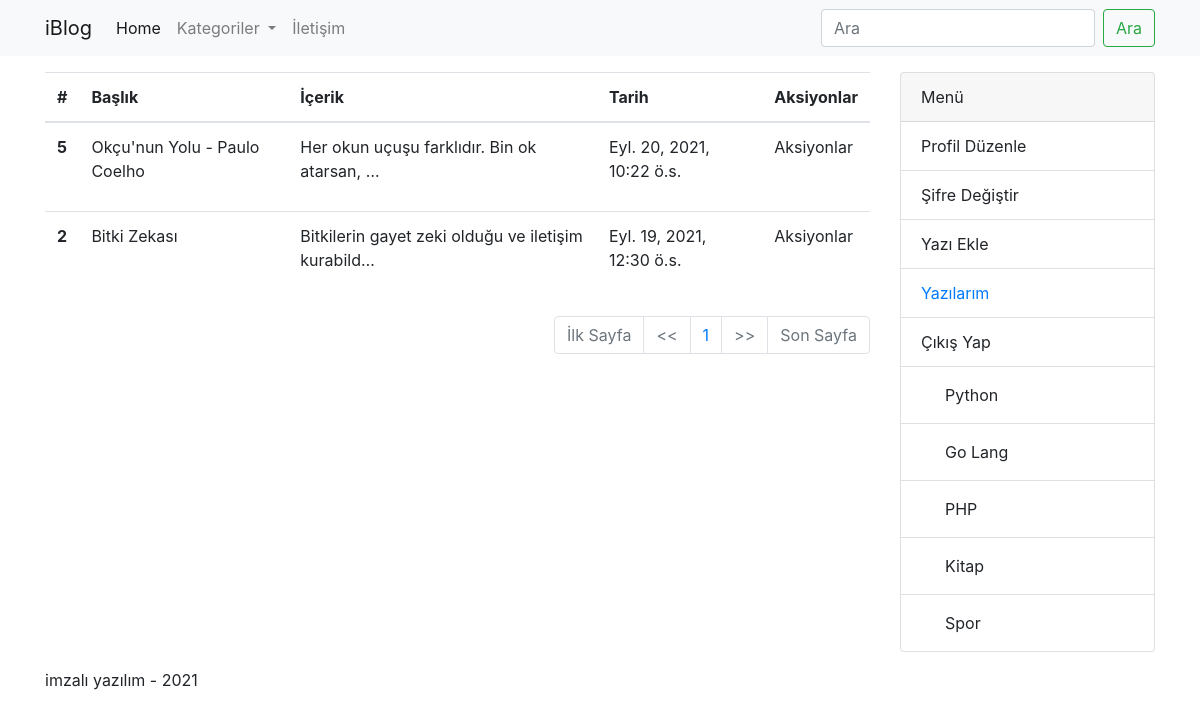
Page /yazilarim/ (signed in) on the committed database.
### app/blog/models/kategori.py (models this page shows, shortened)
class KategoriModel(models.Model):
    isim = models.CharField(max_length=30,blank=False,null=False)
    slug = AutoSlugField(populate_from='isim',unique=True)
    class Meta:
        db_table = 'kategori'
        verbose_name='Kategori'
        verbose_name_plural='Kategoriler'

### app/blog/views/yazilarim.py (the view)
# urls.py: path('yazilarim/', views.yazilarim, name='yazilarim'),
@login_required(login_url='anasayfa')
def yazilarim(request):
    yazilar = request.user.yazarinyazilari.order_by('-id')
    sayfa = request.GET.get('sayfa')
    paginator = Paginator(yazilar, 2)
    data = {
        'yazilar':paginator.get_page(sayfa)
    }
    return render(request, 'pages/yazilarim.html', context=data)

### app/blog/templatetags/kategori_list.py (called while the page is built)
@register.simple_tag
def kategori_list():
    kategoriler = KategoriModel.objects.all()
    return kategoriler

### app/blog/templates/pages/yazilarim.html (shortened to what this page needs)
{% extends 'base.html'%}
{% block content %}
<table class="table">
  <thead>
    <tr>
      <th scope="col">#</th>
      <th scope="col">Başlık</th>
      <th scope="col">İçerik</th>
      <th scope="col">Tarih</th>
      <th scope="col">Aksiyonlar</th>
    </tr>
  </thead>
  <tbody>
  {% for yazi in yazilar %}
    <tr>
      <th scope="row">{{yazi.id}}</th>
      <td>{{yazi.baslik}}</td>
      <td>{{yazi.icerik|safe|truncatechars_html:50}}</td>
      <td>{{yazi.duzenlenme_tarihi}}</td>
      <td>Aksiyonlar</td>
    </tr>
  {% empty %}
    <p>Hiç yazı bulunamadı.</p>
  {% endfor %}
</tbody>
</table>
  <nav aria-label="Page navigation example">
    <ul class="pagination justify-content-end">
      {% if yazilar.has_previous %}
        <li class="page-item">
          <a class="page-link" href="?sayfa=1" tabindex="-1" aria-disabled="true">İlk Sayfa</a>
        </li>
        <li class="page-item">
          <a class="page-link" href="?sayfa={{yazilar.previous_page_number}}" tabindex="-1" aria-disabled="true"><<</a>
        </li>
      {% else %}
        <li class="page-item disabled">
          <a class="page-link" href="#" tabindex="-1" aria-disabled="true">İlk Sayfa</a>
        </li>
        <li class="page-item disabled">
          <a class="page-link" href="#" tabindex="-1" aria-disabled="true"><<</a>
        </li>
      {% endif %}
        <li class="page-item"><a class="page-link" href="#">{{yazilar.number}}</a></li>
      {% if yazilar.has_next %}
        <li class="page-item">
          <a class="page-link" href="?sayfa={{yazilar.next_page_number}}">>></a>
        </li>
        <li class="page-item">
          <a class="page-link" href="?sayfa={{yazilar.paginator.num_pages}}">Son Sayfa</a>
        </li>
      {% else %}
        <li class="page-item disabled">
          <a class="page-link" href="#">>></a>
        </li>
        <li class="page-item disabled">
          <a class="page-link" href="#">Son Sayfa</a>
        </li>
      {% endif %}
    </ul>
    </nav>
{% endblock content %}

### templates/includes/sidebar.html
{% load kategori_list %}
{% kategori_list as kategoriler %}
<div class="col-sm-3">
    <div class="card mb-3">
        <div class="card-header">
          Menü
        </div>
      {% if request.user.is_authenticated %}
        <ul class="list-group list-group-flush">
          <li class="list-group-item">Profil Düzenle</li>
          <li class="list-group-item">Şifre Değiştir</li>
          <li class="list-group-item">Yazı Ekle</li>
          <li class="list-group-item">
            <a href="{% url 'yazilarim' %}">Yazılarım</a>
          </li>
          <li class="list-group-item">Çıkış Yap</li>
          {% for kategori in kategoriler %}
          <li class="list-group-item">
            <a class="dropdown-item" href="{% url 'kategori' kategori.slug %}">{{kategori.isim}}</a>
          </li>
          {% endfor %}
        </ul>
      {% else %}
      Login formu gelecek
      {{request.user}}
      {% endif %}
    </div>
</div>

### rows in the picture
KategoriModel: isim "Python"
KategoriModel: isim "Go Lang"
KategoriModel: isim "PHP"
KategoriModel: isim "Kitap"
KategoriModel: isim "Spor"

### other values in the picture
{{ yazi.id }} "5" "2"
{{ yazi.baslik }} "Okçu'nun Yolu - Paulo Coelho" "Bitki Zekası"
{{ yazi.icerik|safe|truncatechars_html:50 }} "Her okun uçuşu farklıdır. Bin ok atarsan, …" "Bitkilerin gayet zeki olduğu ve iletişim kurabild…"
{{ yazi.duzenlenme_tarihi }} "Eyl. 20, 2021, 10:22 ö.s." "Eyl. 19, 2021, 12:30 ö.s."
{{ yazilar.number }} "1"
